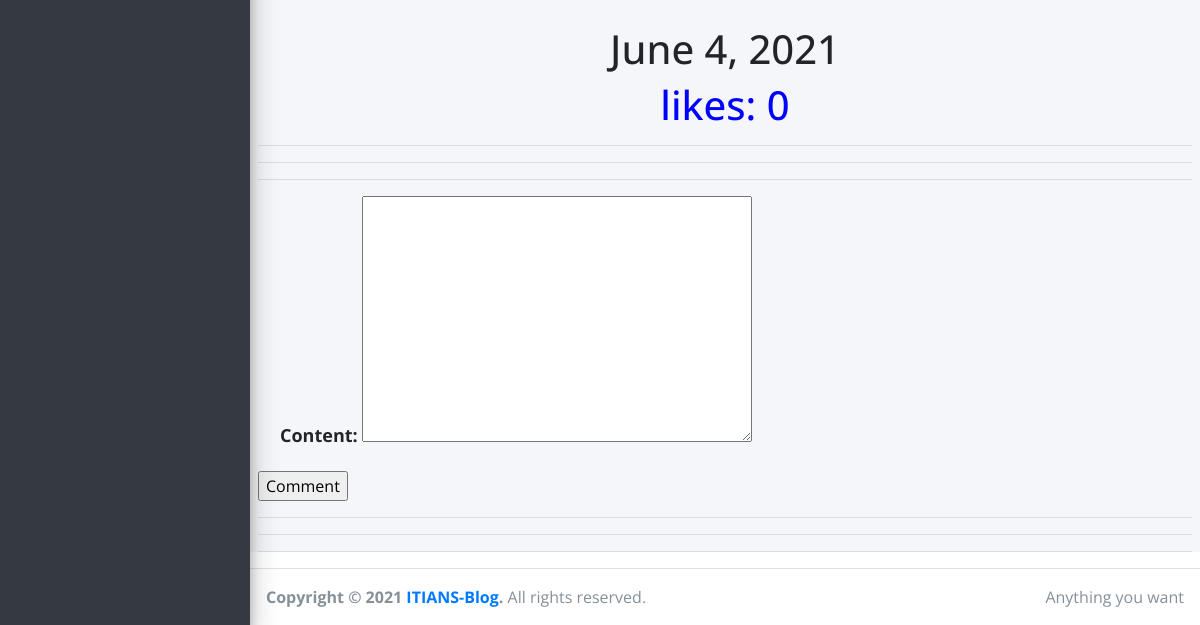
Page /asc (lower part) on the earlier database version.
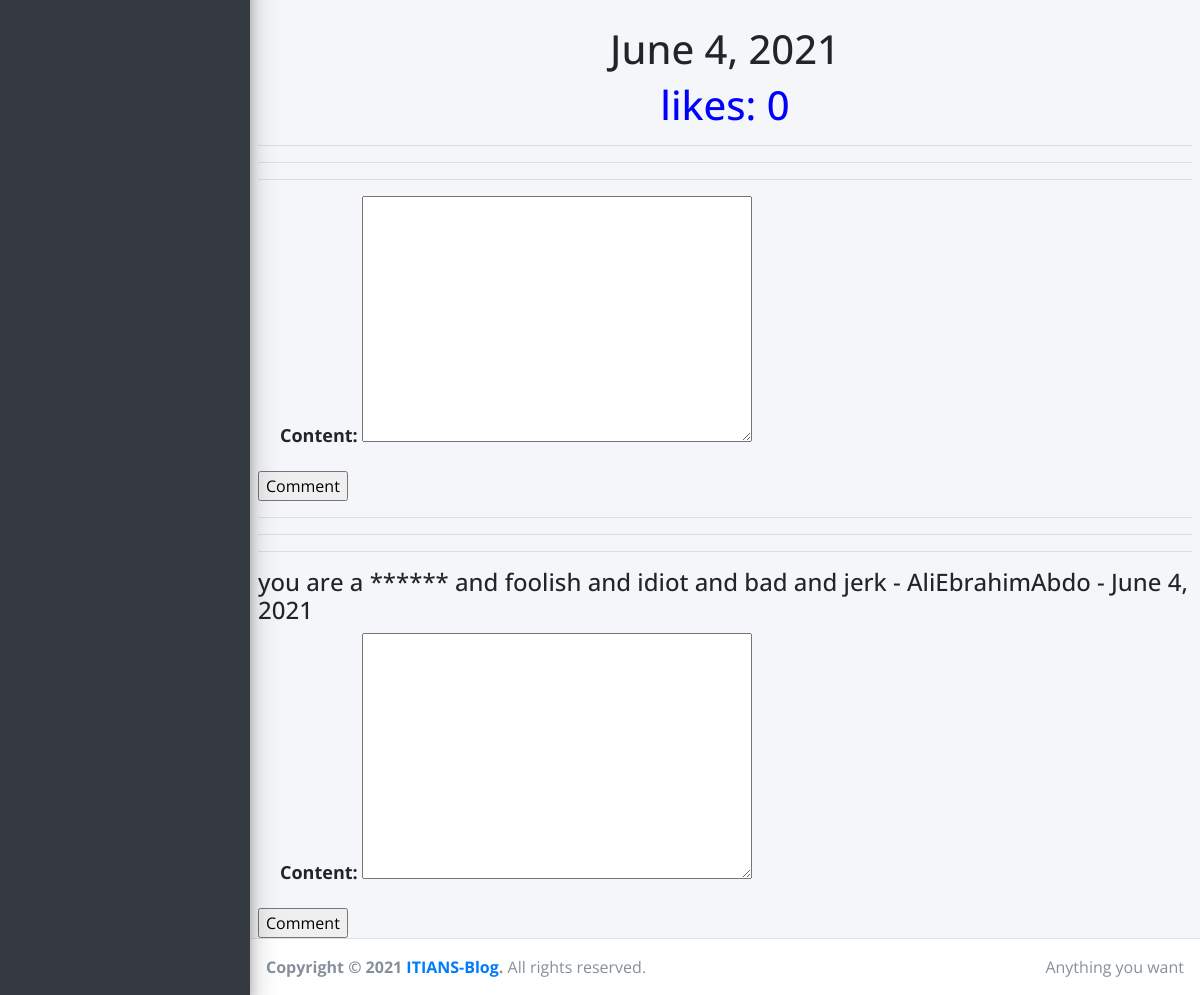
Same page on the later database version.
### comments/models.py (models this page shows, shortened)
class Comment(models.Model):
    user = models.ForeignKey(User, on_delete=models.CASCADE)
    post = models.ForeignKey(Post, on_delete=models.CASCADE, related_name="comments")
    parent = models.ForeignKey('self', null=True, blank=True, on_delete=models.CASCADE, related_name='replies')
    date = models.DateField(auto_now_add = True)
    content = models.TextField(max_length=150)
    def is_parent(self):
        return self.parent is None
    is_parent.boolean = True
    is_parent.short_description = "Parent"

### posts/views.py (the view)
# urls.py: path('<slug:slug>', detail, name="detail"),
def detail(request, slug):
    post = get_object_or_404(Post, slug=slug)
    comments = post.comments.filter(parent__isnull=True)
    is_liked = post.likes.filter(username=request.user.username).exists()
    is_disliked = post.dislikes.filter(username=request.user.username).exists()
    comment_form = commentForm()
    context = {
        "post": post,
        "comments": comments,
        "is_liked": is_liked,
        "is_disliked": is_disliked,
        "comment_form": comment_form
    }
    return render(request, 'posts/detail.html', context)

### comments/forms.py
class commentForm(forms.Form):
    content = forms.CharField(widget=forms.Textarea())

### posts/models.py (called while the page is built)
    def like_count(self):
        return self.likes.count()

### posts/templates/posts/detail.html (shortened to what this page needs)
{%extends 'layout/base.html'%}
{%block body_block %}
{%load static%}
    <center>
      <br />
      <br />
      <br />
      <h1>{{ post.publish }}</h1>
      <h1 style="color: blue;"> likes: {{ post.like_count }} </h1>
    </center>
    <hr />
    <hr />
    <hr />
    <form action="{% url 'comments:create' post.slug %}" method="POST">
      {{ comment_form.as_p }}
      <input type="submit" value="Comment"/>
    </form>
    <hr />
    <hr />
    <hr />
    {% for comment in comments %}
      <h4>
        {{ comment.content }}
         - {{ comment.user.username }}
         - {{ comment.date }}
      </h4>
      <form action="{% url 'comments:create' post.slug %}" method="POST">
        {{ comment_form.as_p }}
        <input type="submit" value="Comment"/>
      </form>
    {% endfor %}
{% endblock %}

Differences in the rows shown:
added Comment: content "you are a ****** and foolish and idiot and bad and jerk", user.username "AliEbrahimAbdo", date "June 4, 2021"
